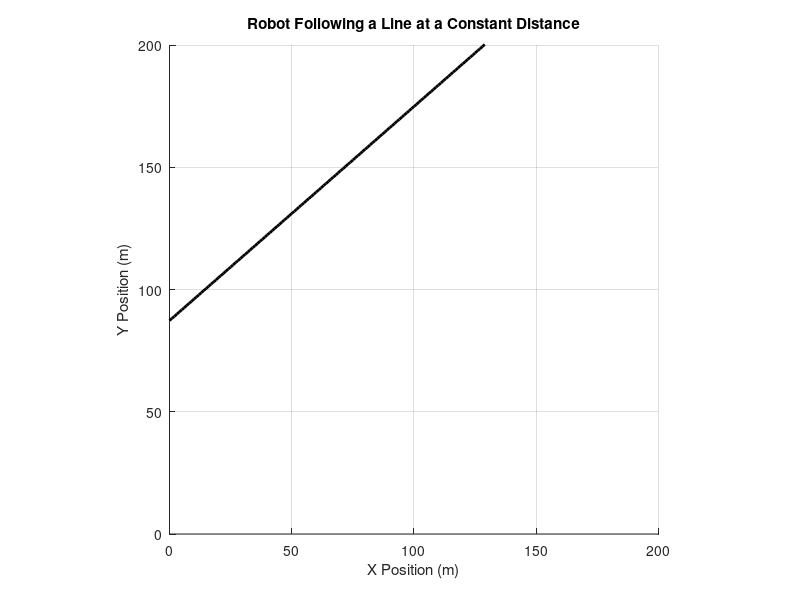

MATLAB code for this plot: (Note: this script raises an error after producing the figure.)
% Programmed By Sravanth Chowdary Potluri und5uv
clear; clc; close all;

workspace_size = 200;    
delta_max = pi / 4;      
v = 3;                   
L = 2.5;                 
dt = 0.1;                
t_max = 100;             

m = rand() * 1;       
b = rand() * 100;     

x_initial = 100;
y_initial = 100;
theta_initial = rand() * 2 * pi;  

d_desired = 10;  

time = 0:dt:t_max;
N = length(time);
x = zeros(1, N);
y = zeros(1, N);
theta = zeros(1, N);
delta_history = zeros(1, N);
distance_history = zeros(1, N);

x(1) = x_initial;
y(1) = y_initial;
theta(1) = theta_initial;

Kt = 0.01;  
Kh = 1; 

A = -m;
B = 1;
C = -b;

robot_length = 5;  
robot_width = 3;   

figure;
hold on;
grid on;
axis equal;
axis([0 workspace_size 0 workspace_size]);
xlabel('X Position (m)');
ylabel('Y Position (m)');
title('Robot Following a Line at a Constant Distance');

x_line = 0:1:workspace_size;
y_line = m * x_line + b;
plot(x_line, y_line, 'k-', 'LineWidth', 2);

h_robot = patch('XData', [], 'YData', [], 'FaceColor', 'b');
h_trail = plot(x(1), y(1), 'b-', 'LineWidth', 2);

plot(x_initial, y_initial, 'go', 'MarkerFaceColor', 'g');

for i = 1:N-1
    distance = A * x(i) + B * y(i) + C / sqrt(A^2 + B^2);
    distance_error = distance - d_desired;
    distance_history(i) = distance;

    theta_d = atan(-A/B);
    
    delta = -Kt * distance_error + Kh * (theta_d - theta(i));

    delta = max(-delta_max, min(delta, delta_max));
    delta_history(i) = delta;
    
    x(i+1) = x(i) + v * cos(theta(i)) * dt;
    y(i+1) = y(i) + v * sin(theta(i)) * dt;
    theta(i+1) = theta(i) + (v / L) * tan(delta) * dt;
    
    theta(i+1) = wrapToPi(theta(i+1));
    
    R = [cos(theta(i)), -sin(theta(i)); sin(theta(i)), cos(theta(i))];  
    robot_shape = [-robot_length/2, -robot_width/2;
                    robot_length/2, -robot_width/2;
                    robot_length/2,  robot_width/2;
                   -robot_length/2,  robot_width/2]';  
    
    robot_transformed = R * robot_shape;
    robot_transformed(1,:) = robot_transformed(1,:) + x(i);  
    robot_transformed(2,:) = robot_transformed(2,:) + y(i);  
    
    set(h_robot, 'XData', robot_transformed(1,:), 'YData', robot_transformed(2,:));
    
    set(h_trail, 'XData', x(1:i), 'YData', y(1:i));  
    
    pause(0.05);

end

distance_history = distance_history(1:N-1);
delta_history = delta_history(1:N-1);

plot(x, y, 'b-', 'LineWidth', 2);
legend('Line', 'Start', 'Trajectory');

figure;
plot(time(1:N-1), distance_history, 'r-', 'LineWidth', 1.5);
xlabel('Time (s)');
ylabel('Distance to Line (m)');
title('Relative Distance Between Robot and Line Over Time');
grid on;
